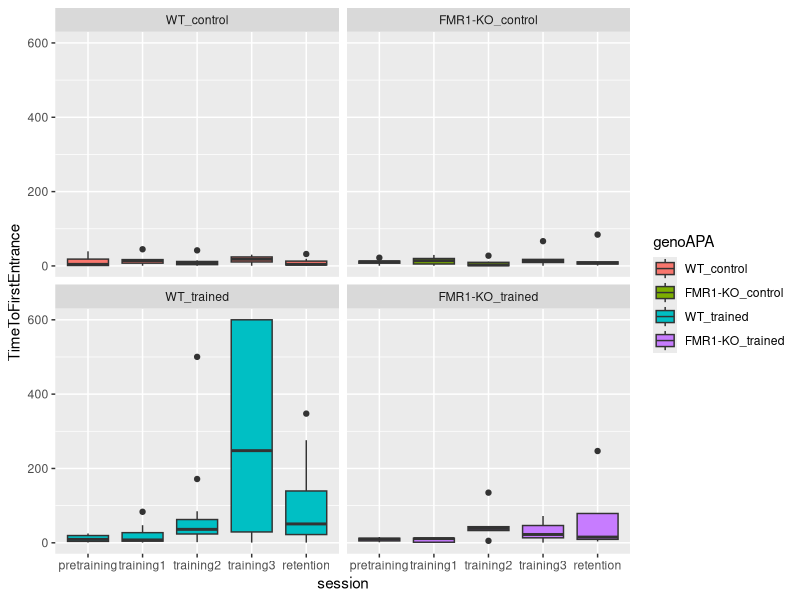
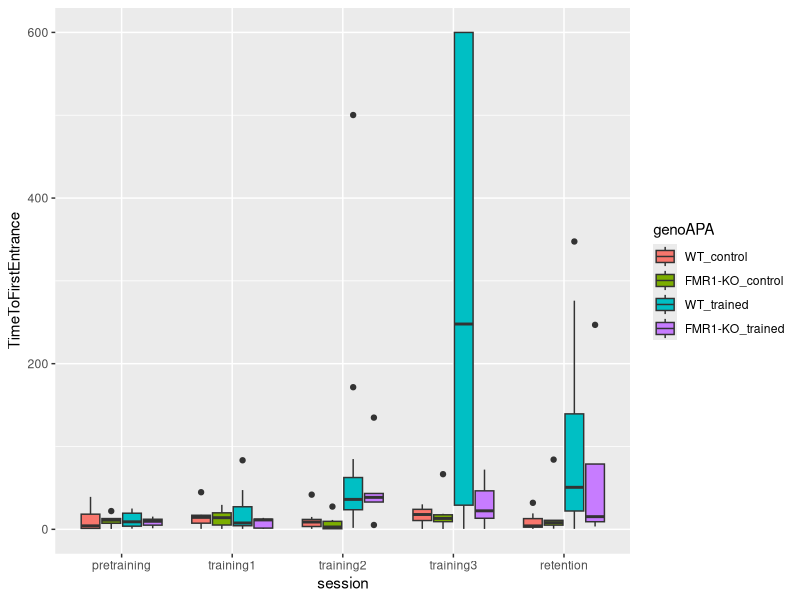
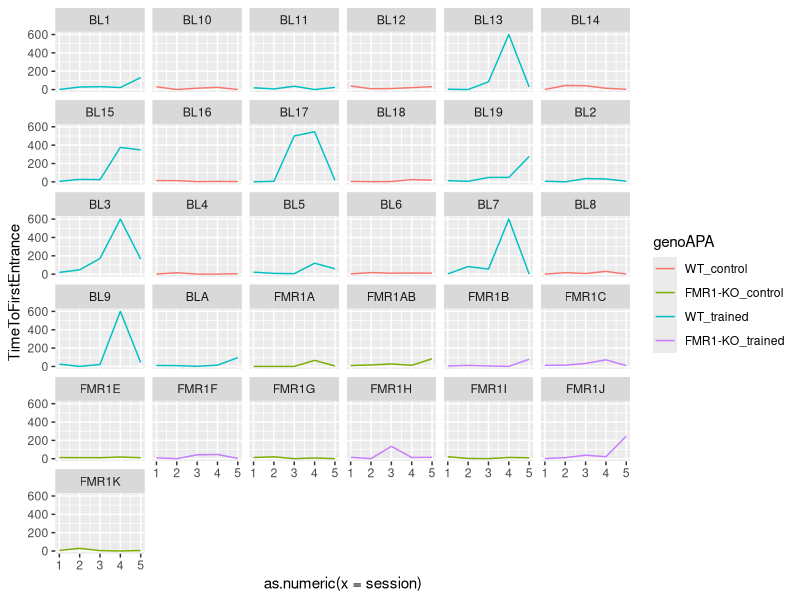
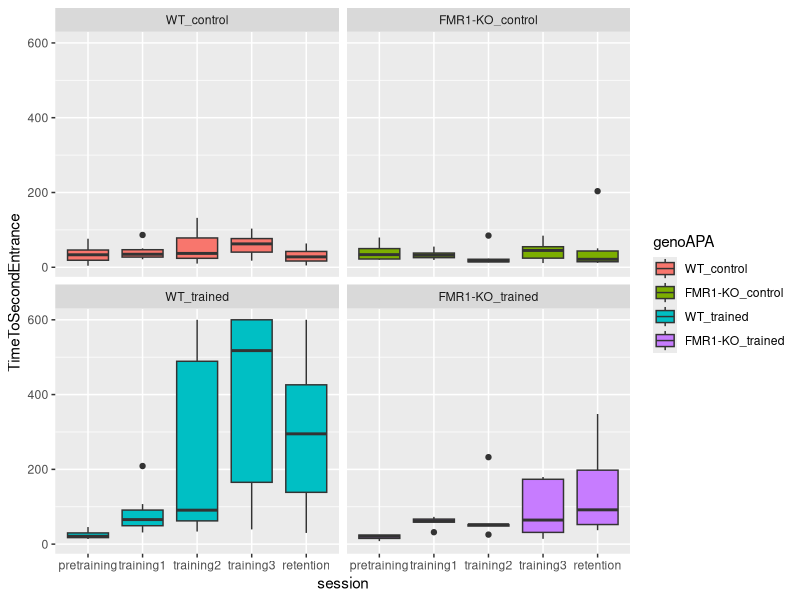
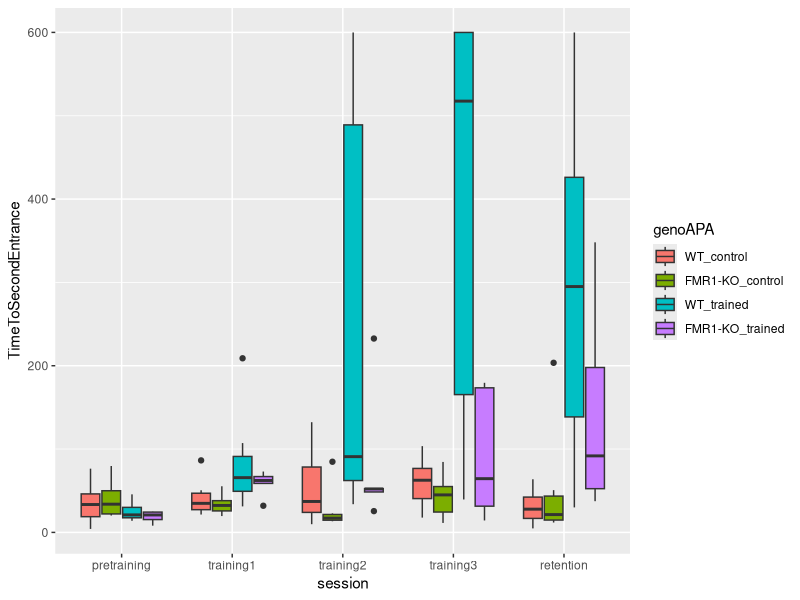
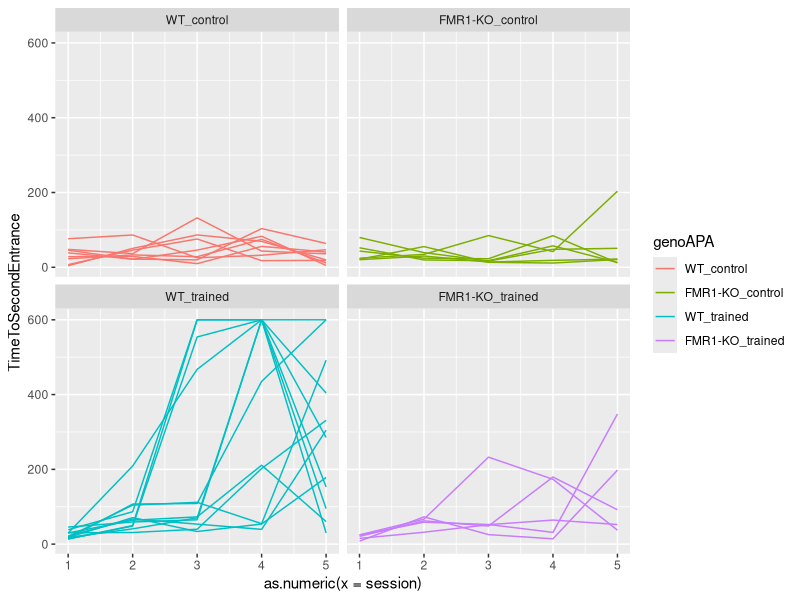
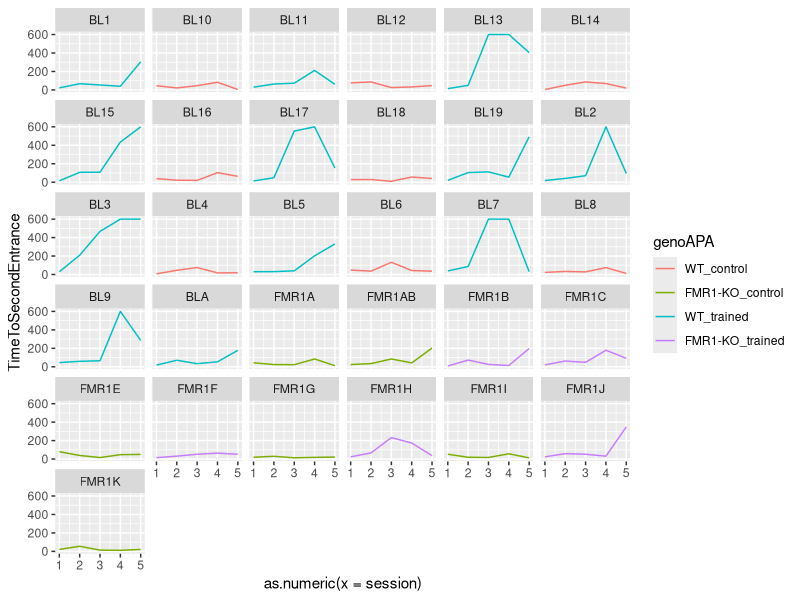
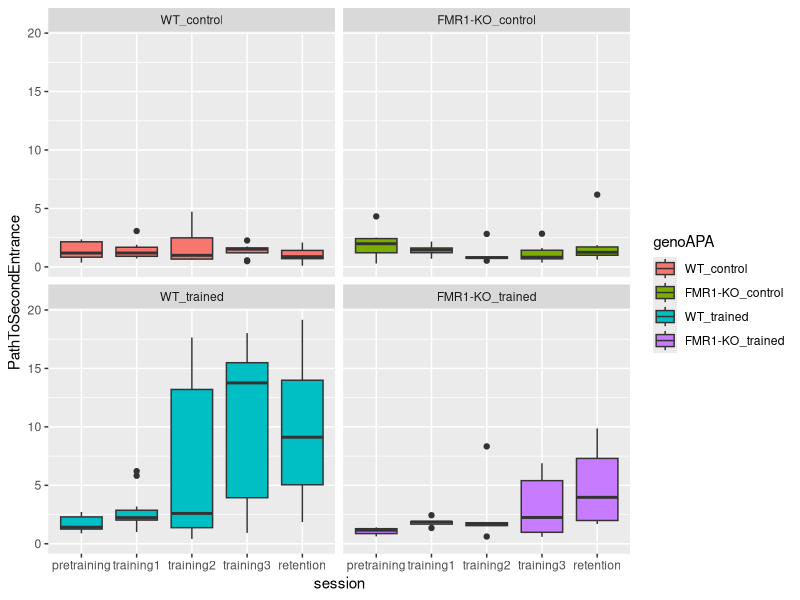

Generate these figures, in order, with R:
# Part 1: Reading and analyzing beahvior and physiology data

## load libraries -----
library(dplyr) ## for filtering and selecting rows
library(plyr) ## for renmaing factors
library(ggplot2)

## wrangle the raw wt and fmr1 dataframes ----

## read the data 
setwd("~/Github/qPCR-mouse/Rayna/2013/data")
wt <- read.csv("01_WTbehavephys.csv", header=TRUE, stringsAsFactors = FALSE, na.strings = c("", "ND", "N/A"))
fmr1 <- read.csv("01_FMR1behavephys.csv", header=TRUE, stringsAsFactors = FALSE, na.strings = c("", "ND", "N/A"))

## fixing columns both fmr1 and wt are as equivilent as possible
wt$filename <- as.character(paste(wt$filename, wt$X, sep="_")) ## mgerge 2 columns 

## delete obsolete columns
wt$X <- NULL 
wt$X.1 <- NULL
fmr1$X <- NULL
wt$next. <- NULL
fmr1$next. <- NULL
fmr1$PopSpike.max........mV. <- NA  ## add column
fmr1$PospSpike.Probability <- NA  ## add column
fmr1 <- fmr1[-c(75:80), ] ## removing rows
names(wt)
names(fmr1)


## create ind column with a animal name that matches qpcr (e.g "FMR1 AB" or "BL 19")
wt$ind <- wt$filename
head(wt$ind)
wt$ind <- gsub("[[:blank:]]*bl", "BL", wt$ind) ##removed blank space then changes bl1... to BL 1...
wt$ind <- gsub("D[[:print:]]*", "", wt$ind) ## deletes the D (for Day) and everythign thereafter
wt$ind

fmr1$ind <- fmr1$filename
fmr1$ind <- gsub("RoomTrack_", "", fmr1$ind) ##remove RommTrack_"
fmr1$ind <- gsub("fmr1", "FMR1", fmr1$ind) ## changes to FMR1
fmr1$ind <- gsub("frm1", "FMR1", fmr1$ind) ## because one was typed wrong
fmr1$ind <- gsub("wildtype", "BL", fmr1$ind) ## that one wildtype sample name
fmr1$ind <- gsub("_[ptr][[:print:]]*", "", fmr1$ind) ##deletes the rest of the filename
fmr1$ind

## rename columns
names(wt)[3] <- "TotalTime"
names(wt)[4] <- "TotalPath"
names(wt)[5] <- "Entrances"
names(wt)[6] <- "TimeToFirstEntrance"
names(wt)[7] <- "PathToFirstEntrance"
names(wt)[8] <- "SpeedToFirstEntrance"
names(wt)[9] <- "EntrancePerDistance"
names(wt)[10] <- "TotalShocks"
names(wt)[11] <- "TimeToFirstShock"
names(wt)[12] <- "PathToFirstShock"
names(wt)[13] <- "Speed"
names(wt)[14] <- "SDofSpeed"
names(wt)[15] <- "LineArity"
names(wt)[16] <- "MaxAvoidTime"
names(wt)[17] <- "MaxAvoidPath"
names(wt)[18] <- "TimeToSecondEntrance"
names(wt)[19] <- "PathToSecondEntrance"
names(wt)[20] <- "SpeedToSecondEntranc"
names(wt)[21] <- "TimeTARG"
names(wt)[22] <- "pTimeTARG"
names(wt)[23] <- "pTimeCCW"
names(wt)[24] <- "pTimeOPP"
names(wt)[25] <- "pTimeCW"
names(wt)[26] <- "RayleigLength"
names(wt)[27] <- "RayleigAngle"
names(wt)[28] <- "PolarAveVal"
names(wt)[29] <- "PolarSdVal"
names(wt)[30] <- "PolarMinVal"
names(wt)[31] <- "PolarMinBin"
names(wt)[32] <- "MinLoBin"
names(wt)[33] <- "MinHiBin"
names(wt)[34] <- "PolarMaxVal"
names(wt)[35] <- "PolarMaxBin"
names(wt)[36] <- "MaxLoBin"
names(wt)[37] <- "MaxHiBin"
names(wt)[38] <- "AnnularMinVal"
names(wt)[39] <- "AnnularMinBin"
names(wt)[40] <- "AnnularMaxVal"
names(wt)[41] <- "AnnularMaxBin"
names(wt)[42] <- "AnnularAvg"
names(wt)[43] <- "AnnularSD"
names(wt)[44] <- "AnnularSkewnes"
names(wt)[45] <- "AnnularKurtosis"
names(wt)[46] <- "ind_bad"
names(wt)[47] <- "genotype_bad"
names(wt)[48] <- "APA"
names(wt)[49] <- "TotalLocomotorActivity"
names(wt)[50] <- "LastLocomotorActivity"
names(wt)[51] <- "TotalPunishment"
names(wt)[53] <- "LastPunishment"
names(wt)[54] <- "LastTotalEntrances"
names(wt)[55] <- "T1Retention"
names(wt)[56] <- "T2Retention"
names(wt)[57] <- "IO_Max"
names(wt)[58] <- "LTP_Baseline"
names(wt)[59] <- "LTP_Baseline_SD"
names(wt) # check all good

## do same for fmr1
names(fmr1)[3] <- "TotalTime"
names(fmr1)[4] <- "TotalPath"
names(fmr1)[5] <- "Entrances"
names(fmr1)[6] <- "TimeToFirstEntrance"
names(fmr1)[7] <- "PathToFirstEntrance"
names(fmr1)[8] <- "SpeedToFirstEntrance"
names(fmr1)[9] <- "EntrancePerDistance"
names(fmr1)[10] <- "TotalShocks"
names(fmr1)[11] <- "TimeToFirstShock"
names(fmr1)[12] <- "PathToFirstShock"
names(fmr1)[13] <- "Speed"
names(fmr1)[14] <- "SDofSpeed"
names(fmr1)[15] <- "LineArity"
names(fmr1)[16] <- "MaxAvoidTime"
names(fmr1)[17] <- "MaxAvoidPath"
names(fmr1)[18] <- "TimeToSecondEntrance"
names(fmr1)[19] <- "PathToSecondEntrance"
names(fmr1)[20] <- "SpeedToSecondEntranc"
names(fmr1)[21] <- "TimeTARG"
names(fmr1)[22] <- "pTimeTARG"
names(fmr1)[23] <- "pTimeCCW"
names(fmr1)[24] <- "pTimeOPP"
names(fmr1)[25] <- "pTimeCW"
names(fmr1)[26] <- "RayleigLength"
names(fmr1)[27] <- "RayleigAngle"
names(fmr1)[28] <- "PolarAveVal"
names(fmr1)[29] <- "PolarSdVal"
names(fmr1)[30] <- "PolarMinVal"
names(fmr1)[31] <- "PolarMinBin"
names(fmr1)[32] <- "MinLoBin"
names(fmr1)[33] <- "MinHiBin"
names(fmr1)[34] <- "PolarMaxVal"
names(fmr1)[35] <- "PolarMaxBin"
names(fmr1)[36] <- "MaxLoBin"
names(fmr1)[37] <- "MaxHiBin"
names(fmr1)[38] <- "AnnularMinVal"
names(fmr1)[39] <- "AnnularMinBin"
names(fmr1)[40] <- "AnnularMaxVal"
names(fmr1)[41] <- "AnnularMaxBin"
names(fmr1)[42] <- "AnnularAvg"
names(fmr1)[43] <- "AnnularSD"
names(fmr1)[44] <- "AnnularSkewnes"
names(fmr1)[45] <- "AnnularKurtosis"
names(fmr1)[46] <- "ind_bad"
names(fmr1)[47] <- "genotype_bad"
names(fmr1)[48] <- "APA"
names(fmr1)[49] <- "TotalLocomotorActivity"
names(fmr1)[50] <- "LastLocomotorActivity"
names(fmr1)[51] <- "TotalPunishment"
names(fmr1)[53] <- "LastPunishment"
names(fmr1)[54] <- "LastTotalEntrances"
names(fmr1)[55] <- "T1Retention"
names(fmr1)[56] <- "T2Retention"
names(fmr1)[57] <- "IO_Max"
names(fmr1)[58] <- "LTP_Baseline"
names(fmr1)[59] <- "LTP_Baseline_SD"

## add columns genotype (easier for wt df than for fmr1 df)
wt$genotype <- as.factor("WT")
fmr1$genotype <- ifelse(grepl("fmr1|frm1",fmr1$filename),'FMR1-KO','WT')
fmr1$genotype <- as.factor(fmr1$genotype)

## binding, clearning, filtering, renaming, adding conditions ----

wtfmr1 <- rbind(wt, fmr1) ## combine the datasets into one
wtfmr1 <- filter(wtfmr1, grepl("Room", filename)) ## remove non-data rows
str(wtfmr1)

## making strings factors
wtfmr1$APA <- as.factor(wtfmr1$APA)  

## making a bunch of columns numeric
wtfmr1[, c(3:35)] <- sapply(wtfmr1[, c(3:35)], as.numeric)
str(wtfmr1)



## add column session with APA information
wtfmr1$session <- ifelse(grepl("pretraining|pretrain|Hab", wtfmr1$filename), "pretraining", 
                     ifelse(grepl("training1|Train1", wtfmr1$filename), "training1",
                            ifelse(grepl("training2|Train2", wtfmr1$filename), "training2",
                                   ifelse(grepl("training3|Train3", wtfmr1$filename), "training3",
                                          ifelse(grepl("retention|reten|Retest", wtfmr1$filename), "retention", "NA")))))
wtfmr1$session  ## check that all names good with no NAs                                 
wtfmr1$session <- as.factor(wtfmr1$session)  
wtfmr1$session <- factor(wtfmr1$session, levels = c("pretraining", "training1", "training2", "training3", "retention"))


## separate out the summary columns and clean up / wrangle ----
summary <- filter(wtfmr1, session == "retention")
summary <- summary[c(60:61,48,62,49:59,1)] #select and reorder columns, so animal first
names(summary)
str(summary)

## rename APA to match qpcr data
summary$APA <- revalue(summary$APA, c("untrained" = "control")) 
summary$APA <- factor(summary$APA, levels = c("control", "trained"))


## making a bunch of columns numeric
summary$IO_Max <- gsub("%", "", summary$IO_Max) #remove the percent sign
summary[, c(5:15)] <- sapply(summary[, c(5:15)], as.numeric)


## improve indiviual session dataframe ----
str(wtfmr1)
wtfmr1 <- wtfmr1[c(60:61,62,1:45)]  # removes summary columns

##create APA dataframe to add APA to wtfrm1
APA <-  summary[c(1:3)] 
wtfmr1 <- left_join(wtfmr1,APA) 
wtfmr1 <- wtfmr1[c(1:2,49,3:48)]  # removes summary columns
wtfmr1$APA <- factor(wtfmr1$APA, levels = c("control", "trained"))

## create one level column for genotype*APA
wtfmr1$genoAPA <- wtfmr1$genoAPA <- as.factor(paste(wtfmr1$genotype,wtfmr1$APA, sep="_"))
wtfmr1$genoAPA <- factor(wtfmr1$genoAPA, levels = c("WT_control", "FMR1-KO_control", "WT_trained", "FMR1-KO_trained"))
wtfmr1$genoAPA

## create one level column for genotype*APA but numbered as 1, 2, 3, 4
wtfmr1$genoAPAnum <- ifelse(grepl("WT_control", wtfmr1$genoAPA), "1", 
                         ifelse(grepl("WT_trained", wtfmr1$genoAPA), "2",
                                ifelse(grepl("FMR1-KO_control", wtfmr1$genoAPA), "3",
                                       ifelse(grepl("FMR1-KO_trained", wtfmr1$genoAPA), "4", "NA"))))

wtfmr1$genoAPAnum  ## check that all names good with no NAs                                 
wtfmr1$genoAPAnum <- as.numeric(wtfmr1$genoAPAnum) 


head(wtfmr1)
head(summary)


###  graphs!!! -----
cbPalette <- c("00000", "FF0000", "666666", "FF9933") # black red grey orange

## time to first enter
ggplot(data = wtfmr1, aes(x = session, y = TimeToFirstEntrance, fill=genoAPA)) +
  geom_boxplot() + facet_wrap( ~ genoAPA)
ggplot(data = wtfmr1, aes(x = session, y = TimeToFirstEntrance, by=genoAPA, fill=genoAPA)) +
  geom_boxplot()
ggplot(data=wtfmr1, aes(as.numeric(x=session), y=TimeToFirstEntrance, by=ind, color=genoAPA)) +
  geom_line() + facet_wrap( ~ ind)

## time to 2nd enter
ggplot(data = wtfmr1, aes(x = session, y = TimeToSecondEntrance, fill=genoAPA)) +
  geom_boxplot() + facet_wrap( ~ genoAPA)
ggplot(data = wtfmr1, aes(x = session, y = TimeToSecondEntrance, by=genoAPA, fill=genoAPA)) +
  geom_boxplot()  
ggplot(data=wtfmr1, aes(as.numeric(x=session), y=TimeToSecondEntrance, by=ind, color=genoAPA)) +
  geom_line() + facet_wrap( ~ genoAPA)
ggplot(data=wtfmr1, aes(as.numeric(x=session), y=TimeToSecondEntrance, by=ind, color=genoAPA)) +
  geom_line() + facet_wrap(~ ind)

## path to 2nd enter
ggplot(data = wtfmr1, aes(x = session, y = PathToSecondEntrance, fill=genoAPA)) +
  geom_boxplot() + facet_wrap( ~ genoAPA)
ggplot(data=wtfmr1, aes(as.numeric(x=session), y=PathToSecondEntrance, by=ind, color=ind)) +
  geom_line() + facet_wrap(~ genoAPA)

## some modeling
lm1 = lm(data=wtfmr1, TimeToSecondEntrance~genoAPA+session+genoAPA:session)
summary(lm1)
xtabs(data=wtfmr1, ~genoAPA+session)
